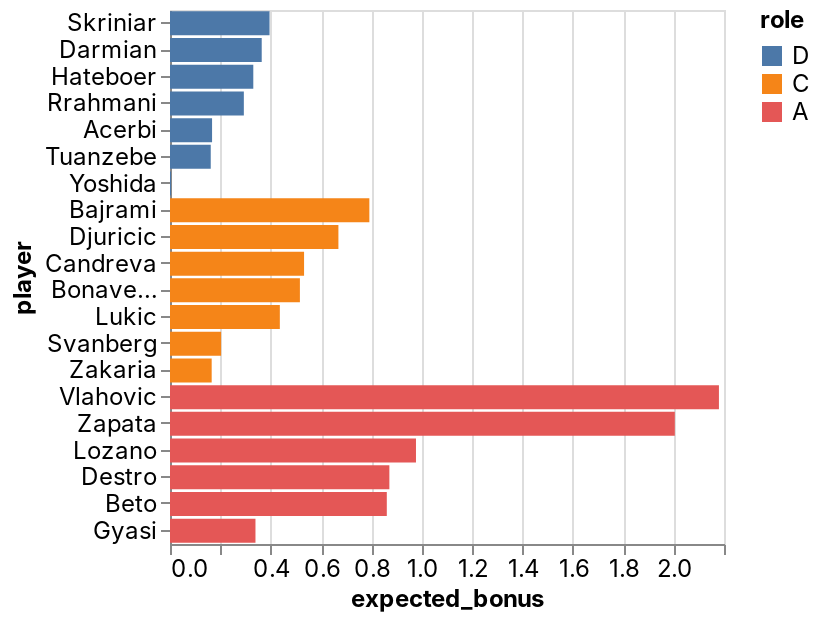

Notebook source saved alongside this figure:
### Code cell
_deepnote_run_altair(team, """{"$schema":"https://vega.github.io/schema/vega-lite/v4.json","mark":{"type":"bar","tooltip":{"content":"data"}},"height":220,"autosize":{"type":"fit"},"data":{"name":"placeholder"},"encoding":{"x":{"field":"expected_bonus","type":"quantitative","sort":null,"scale":{"type":"linear","zero":false}},"y":{"field":"player","type":"nominal","sort":null,"scale":{"type":"linear","zero":true}},"color":{"field":"role","type":"nominal","sort":null,"scale":{"type":"linear","zero":false}}}}""")

### Figure 1 — Vega-Lite specification as saved in the notebook (floating-point values rounded to 4 significant figures)
{"config": {"view": {"continuousWidth": 400, "continuousHeight": 300}, "area": {"fill": "#51C0E9"}, "axis": {"labelFont": "Inter, sans-serif", "labelFontSize": 12, "labelFontWeight": "normal", "labelLimit": 60, "labelOverlap": "greedy", "titleFont": "Inter, sans-serif", "titleFontSize": 12, "titleFontWeight": "bold"}, "background": "#ffffff", "legend": {"labelFont": "Inter, sans-serif", "labelFontSize": 12, "titleFont": "Inter, sans-serif", "titleFontSize": 12, "titleFontWeight": "bold"}, "line": {"stroke": "#51C0E9", "strokeWidth": 2}, "rect": {"fill": "#51C0E9"}, "title": {"anchor": "start", "color": "#000000", "font": "Inter, sans-serif", "fontSize": 22, "fontWeight": "normal"}}, "data": {"name": "data-17b75cd40d1394e1c9e41c74aabbe839"}, "mark": {"type": "bar", "tooltip": {"content": "data"}}, "autosize": {"type": "fit"}, "encoding": {"color": {"type": "nominal", "field": "role", "scale": {"type": "linear", "zero": false}, "sort": null}, "x": {"type": "quantitative", "field": "expected_bonus", "scale": {"type": "linear", "zero": false}, "sort": null}, "y": {"type": "nominal", "field": "player", "scale": {"type": "linear", "zero": true}, "sort": null}}, "height": 300, "width": "container", "$schema": "https://vega.github.io/schema/vega-lite/v4.json", "datasets": {"data-17b75cd40d1394e1c9e41c74aabbe839": [{"fanta_team": "AI sereje ja dejeDe jebe tu de jebere", "role": "D", "player": "Skriniar", "team": "Inter", "opponent": "Genoa", "date": "2022-02-27T00:00:00", "expected_bonus": 0.3953}, {"fanta_team": "AI sereje ja dejeDe jebe tu de jebere", "role": "D", "player": "Darmian", "team": "Inter", "opponent": "Genoa", "date": "2022-02-27T00:00:00", "expected_bonus": 0.3642}, {"fanta_team": "AI sereje ja dejeDe jebe tu de jebere", "role": "D", "player": "Hateboer", "team": "Atalanta", "opponent": "Sampdoria", "date": "2022-02-27T00:00:00", "expected_bonus": 0.3308}, {"fanta_team": "AI sereje ja dejeDe jebe tu de jebere", "role": "D", "player": "Rrahmani", "team": "Napoli", "opponent": "Lazio", "date": "2022-02-27T00:00:00", "expected_bonus": 0.2932}, {"fanta_team": "AI sereje ja dejeDe jebe tu de jebere", "role": "D", "player": "Acerbi", "team": "Lazio", "opponent": "Napoli", "date": "2022-02-27T00:00:00", "expected_bonus": 0.1671}, {"fanta_team": "AI sereje ja dejeDe jebe tu de jebere", "role": "D", "player": "Tuanzebe", "team": "Napoli", "opponent": "Lazio", "date": "2022-02-27T00:00:00", "expected_bonus": 0.1618}, {"fanta_team": "AI sereje ja dejeDe jebe tu de jebere", "role": "D", "player": "Yoshida", "team": "Sampdoria", "opponent": "Atalanta", "date": "2022-02-27T00:00:00", "expected_bonus": 0.003872}, {"fanta_team": "AI sereje ja dejeDe jebe tu de jebere", "role": "C", "player": "Bajrami", "team": "Empoli", "opponent": "Juventus", "date": "2022-02-27T00:00:00", "expected_bonus": 0.7917}, {"fanta_team": "AI sereje ja dejeDe jebe tu de jebere", "role": "C", "player": "Djuricic", "team": "Sassuolo", "opponent": "Fiorentina", "date": "2022-02-27T00:00:00", "expected_bonus": 0.6688}, {"fanta_team": "AI sereje ja dejeDe jebe tu de jebere", "role": "C", "player": "Candreva", "team": "Sampdoria", "opponent": "Atalanta", "date": "2022-02-27T00:00:00", "expected_bonus": 0.5324}, {"fanta_team": "AI sereje ja dejeDe jebe tu de jebere", "role": "C", "player": "Bonaventura", "team": "Fiorentina", "opponent": "Sassuolo", "date": "2022-02-27T00:00:00", "expected_bonus": 0.5158}, {"fanta_team": "AI sereje ja dejeDe jebe tu de jebere", "role": "C", "player": "Lukic", "team": "Torino", "opponent": "Cagliari", "date": "2022-02-27T00:00:00", "expected_bonus": 0.4362}, {"fanta_team": "AI sereje ja dejeDe jebe tu de jebere", "role": "C", "player": "Svanberg", "team": "Bologna", "opponent": "Salernitana", "date": "2022-02-27T00:00:00", "expected_bonus": 0.203}, {"fanta_team": "AI sereje ja dejeDe jebe tu de jebere", "role": "C", "player": "Zakaria", "team": "Juventus", "opponent": "Empoli", "date": "2022-02-27T00:00:00", "expected_bonus": 0.1655}, {"fanta_team": "AI sereje ja dejeDe jebe tu de jebere", "role": "A", "player": "Vlahovic", "team": "Juventus", "opponent": "Empoli", "date": "2022-02-27T00:00:00", "expected_bonus": 2.18}, {"fanta_team": "AI sereje ja dejeDe jebe tu de jebere", "role": "A", "player": "Zapata", "team": "Atalanta", "opponent": "Sampdoria", "date": "2022-02-27T00:00:00", "expected_bonus": 2.005}, {"fanta_team": "AI sereje ja dejeDe jebe tu de jebere", "role": "A", "player": "Lozano", "team": "Napoli", "opponent": "Lazio", "date": "2022-02-27T00:00:00", "expected_bonus": 0.9768}, {"fanta_team": "AI sereje ja dejeDe jebe tu de jebere", "role": "A", "player": "Destro", "team": "Genoa", "opponent": "Inter", "date": "2022-02-27T00:00:00", "expected_bonus": 0.8711}, {"fanta_team": "AI sereje ja dejeDe jebe tu de jebere", "role": "A", "player": "Beto", "team": "Udinese", "opponent": "AC Milan", "date": "2022-02-27T00:00:00", "expected_bonus": 0.861}, {"fanta_team": "AI sereje ja dejeDe jebe tu de jebere", "role": "A", "player": "Gyasi", "team": "Spezia", "opponent": "Roma", "date": "2022-02-27T00:00:00", "expected_bonus": 0.3394}]}}
